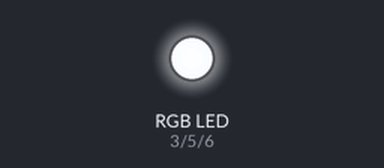
Simulated run of this sketch. Board: Arduino Uno, built with avr-gcc and run on an emulated ATmega328P. On the bench: an RGB LED mixed from three pins (HIGH = lit). Random numbers use the default seed unless the sketch sets one; what the sketch prints to the serial monitor is not drawn.

Above: at 0.1 s.
Timing chart, 0 to 40.0 s (numbered marks = the images above):
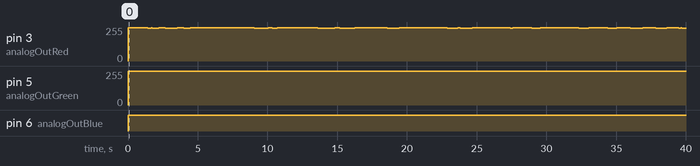

The sketch:

RGB_FirelightSimulation.ino
```cpp
/* simulate firelight
 * 12/19/19 AE
 */

// INCLUDES

// CONSTANTS


const int analogOutRed = 3;
const int analogOutGreen = 5;
const int analogOutBlue = 6;

// VARIABLES


// variables to hold output values.  Range is 0 to 255
int i_RedValue = 0;
int i_GreenValue = 0;
int i_BlueValue = 0;


// SETUP - runs one time
void setup() {
  // initialize serial communications at 9600 bps:
  Serial.begin(9600);

  // set output pin mode
  pinMode(analogOutRed, OUTPUT);
  pinMode(analogOutGreen, OUTPUT);
  pinMode(analogOutBlue, OUTPUT);

}


// Loop - runs continuously
void loop() {

  //  using common anode RGB LED so low PWM gives maximum brightness
  i_RedValue = random(247, 251);
  i_GreenValue = random(253, 254);
  i_BlueValue = 255;

  // set the analog out value:
  analogWrite(analogOutRed, i_RedValue);
  analogWrite(analogOutGreen, i_GreenValue);
  analogWrite(analogOutBlue, i_BlueValue);

  // display results on serial monitor
  Serial.print("Red Value: ");
  Serial.print(i_RedValue);
  Serial.print("     Green Value: ");
  Serial.print(i_GreenValue);
  Serial.print("     Blue Value: ");
  Serial.print(i_BlueValue);
  Serial.println();


  // wait 2 milliseconds before the next loop for the analog-to-digital
  // converter to settle after the last reading:
  delay(random(2,900));
}
```

Measured:
- by itself, pin 5 (analogOutGreen): 0/255 → 253/255 at 0.00 s
- by itself, pin 6 (analogOutBlue): LOW → HIGH at 0.00 s
